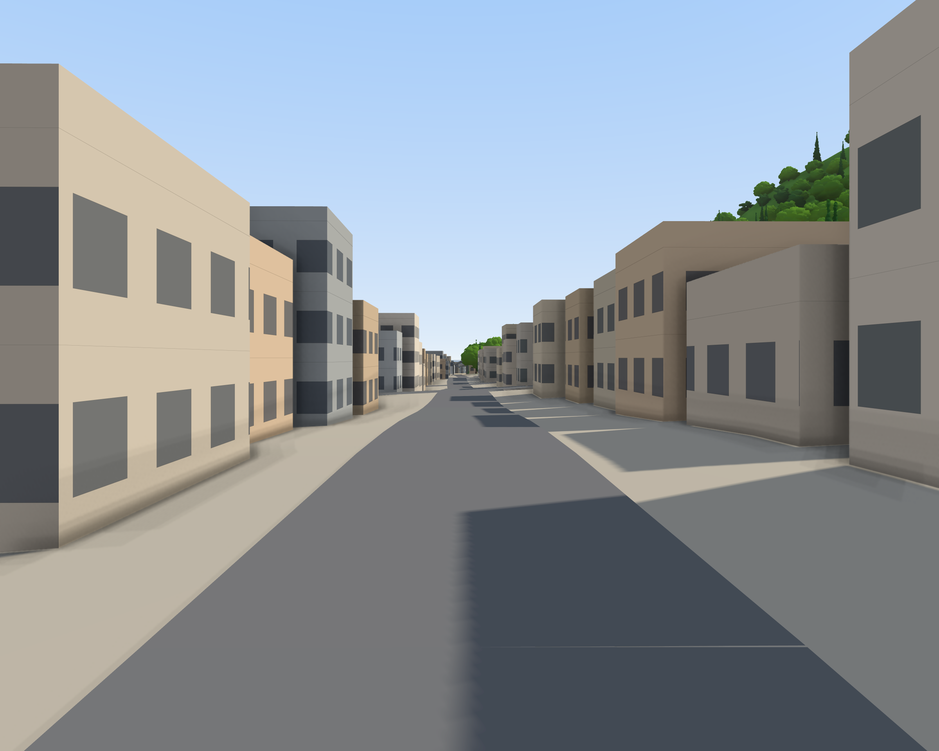
#> input picture browser/scene01_end.png, 939 x 751 px, shrunk from 2400 x 1919 before the run; its folder holds only this picture in this run
$ python crop16x9.py
#> lines starting #> are read from the running program, lines starting #| are printed output that depends on the picture
"""Centre-crop browser PNGs to 16:9 (full width) for Flow inputs and GT alignment."""
import sys, glob, os
from PIL import Image
src = "/workspace/new-exp/worldgacha/browser"; dst = "/workspace/new-exp/worldgacha/flow_inputs"
for p in sorted(glob.glob(f"{src}/scene??_start.png") + glob.glob(f"{src}/scene??_end.png")):
    o = os.path.join(dst, os.path.basename(p).replace(".png", "_16x9.png"))
    if os.path.exists(o): continue
    im = Image.open(p).convert("RGB"); w, h = im.size
#> after `w, h = im.size`: w = 939; h = 751
    nh = round(w * 9 / 16); top = (h - nh) // 2
#> after `nh = round(w * 9 / 16)`: nh = 528
#> after `top = (h - nh) // 2`: top = 111
    if nh > h: nw = round(h * 16 / 9); left = (w - nw) // 2; im = im.crop((left, 0, left + nw, h))
    else: im = im.crop((0, top, w, top + nh))
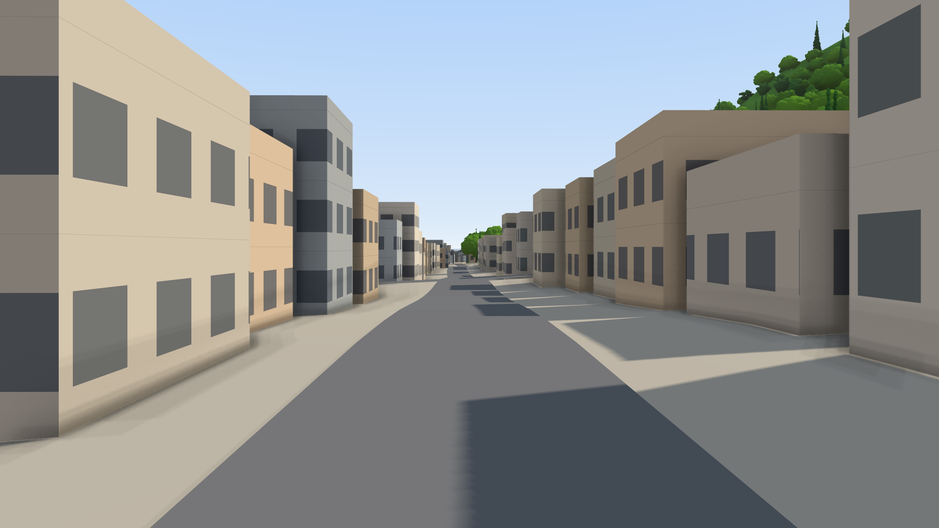
#> im: PIL image 939x528 RGB; mean R, G, B 140.1, 142.6, 143
    im.save(o); print(o, im.size)
#| /workspace/new-exp/worldgacha/flow_inputs/scene01_end_16x9.png (939, 528)

$ run again, on browser/scene02_start.png
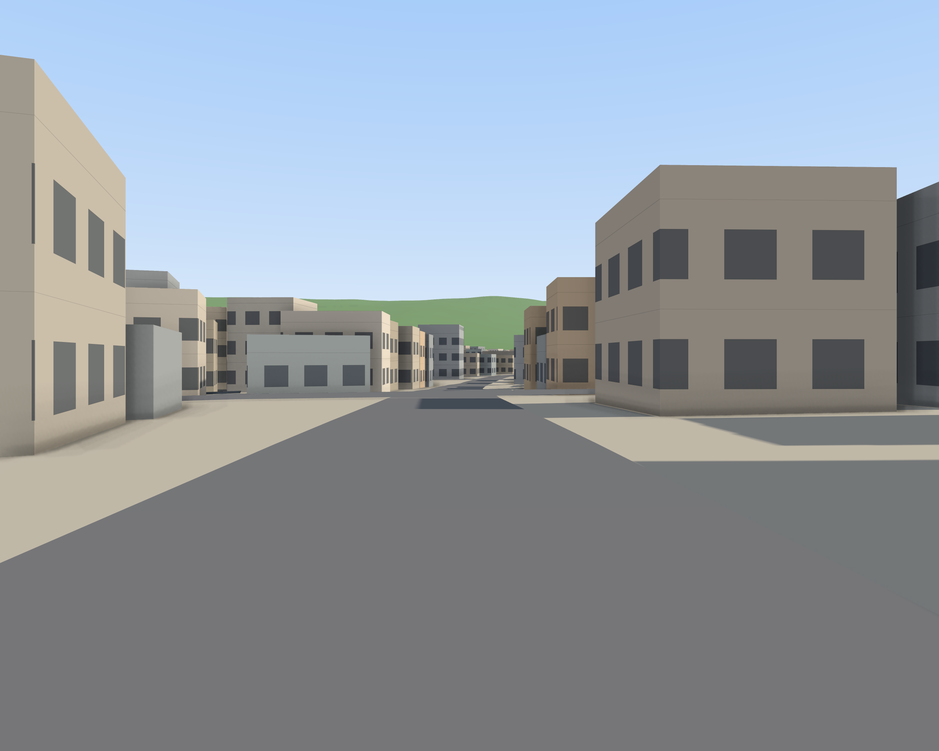
#> input picture browser/scene02_start.png, 939 x 751 px, shrunk from 2400 x 1919 before the run
#> `else: im = im.crop((0, top, w, top + nh))`:
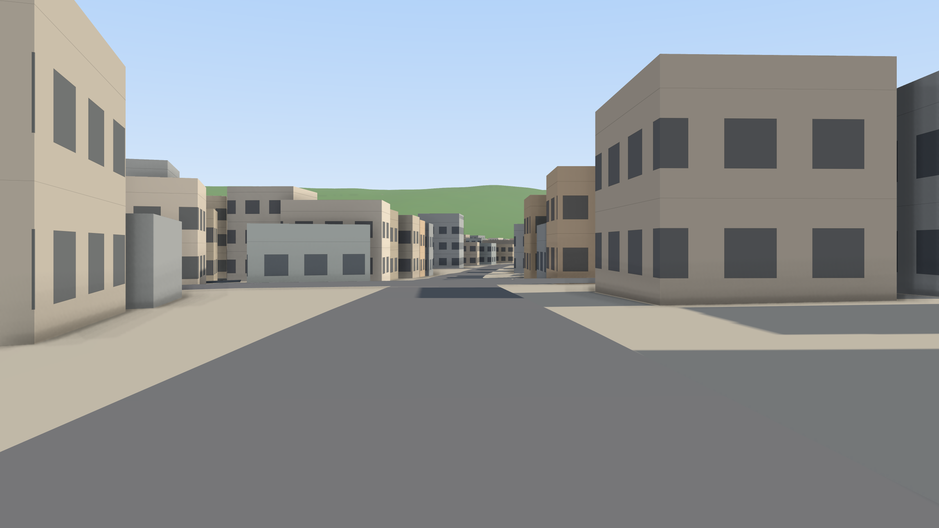
#> im: PIL image 939x528 RGB; mean R, G, B 143.9, 148.2, 151.3
#| /workspace/new-exp/worldgacha/flow_inputs/scene02_start_16x9.png (939, 528)

$ run again, on browser/scene03_end.png
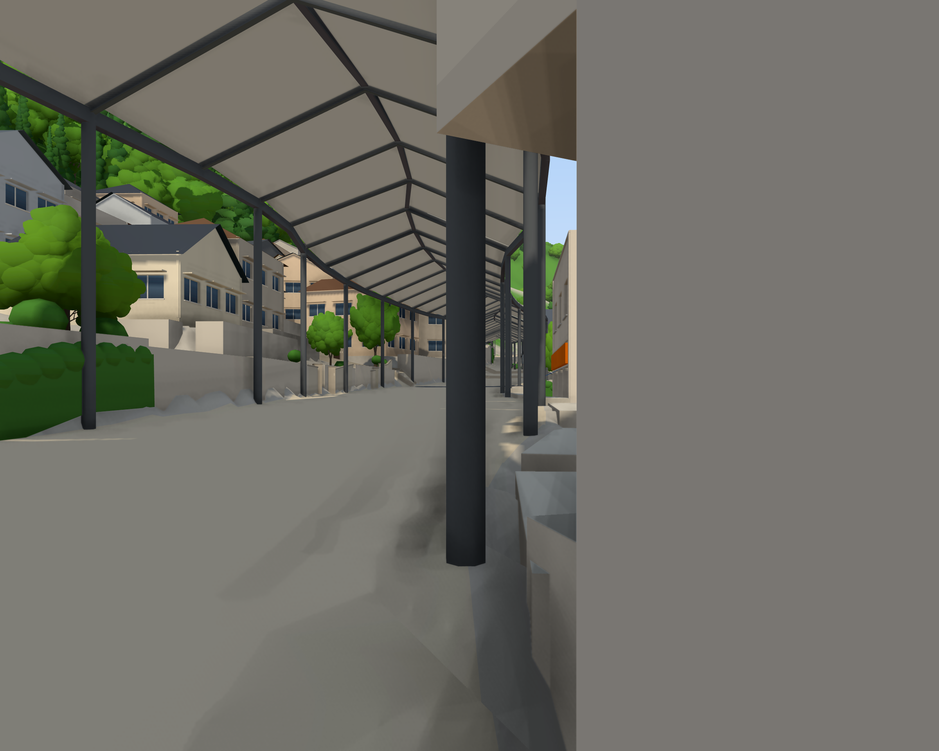
#> input picture browser/scene03_end.png, 939 x 751 px, shrunk from 2400 x 1919 before the run
#> `else: im = im.crop((0, top, w, top + nh))`:
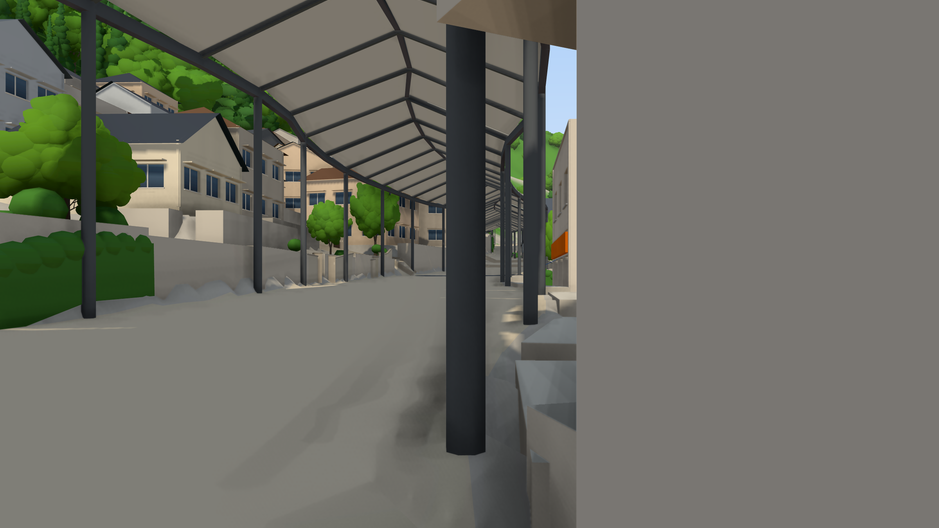
#> im: PIL image 939x528 RGB; mean R, G, B 107.4, 108.2, 98.9
#| /workspace/new-exp/worldgacha/flow_inputs/scene03_end_16x9.png (939, 528)

$ run again, on browser/scene03_start.png
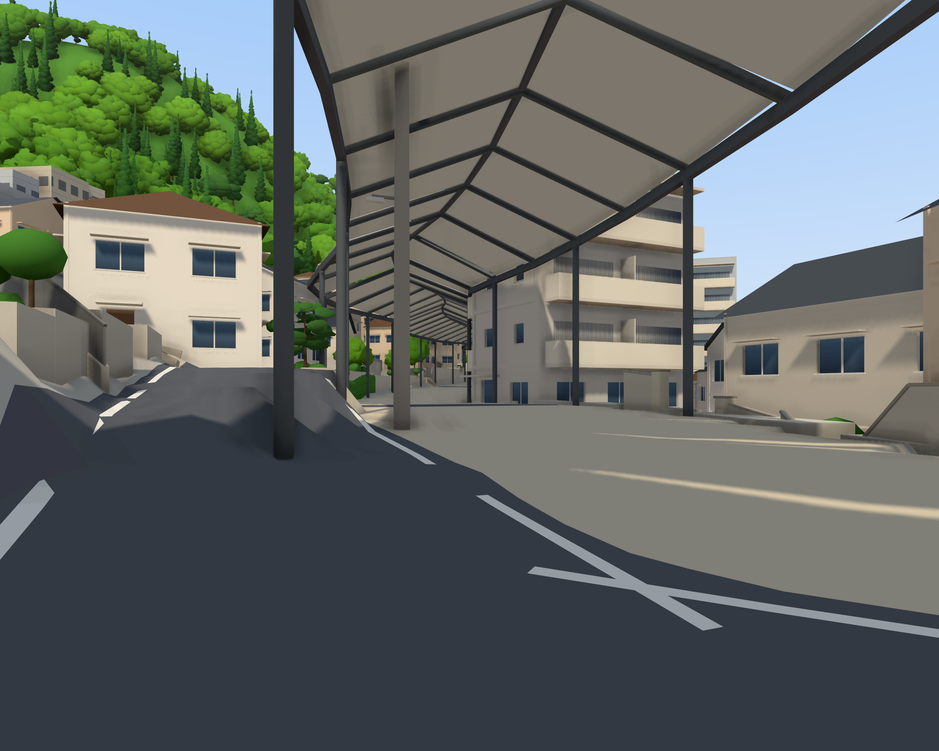
#> input picture browser/scene03_start.png, 939 x 751 px, shrunk from 2400 x 1919 before the run
#> `else: im = im.crop((0, top, w, top + nh))`:
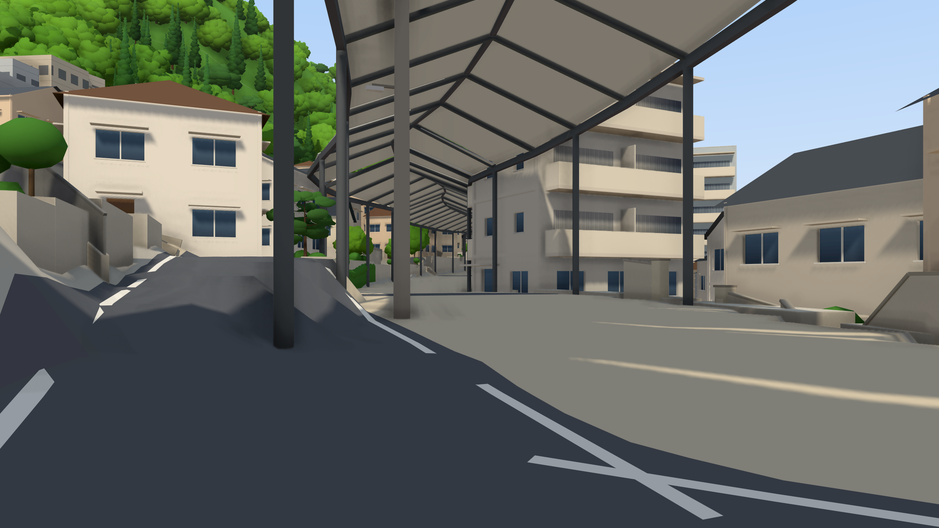
#> im: PIL image 939x528 RGB; mean R, G, B 102.6, 106.7, 102.5
#| /workspace/new-exp/worldgacha/flow_inputs/scene03_start_16x9.png (939, 528)

$ run again, on browser/scene01_start.png
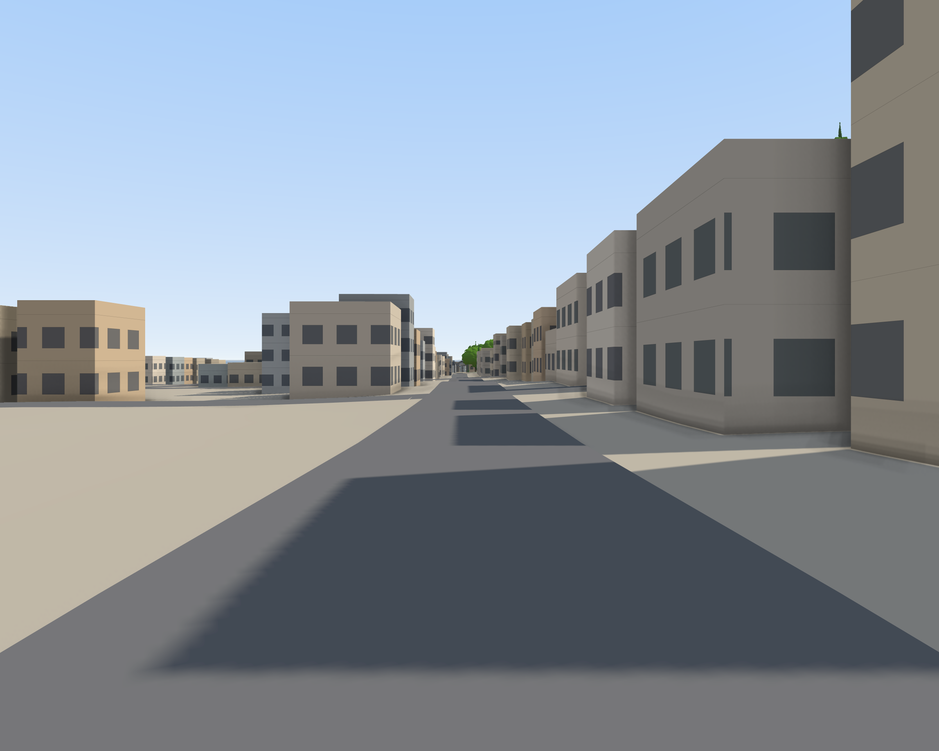
#> input picture browser/scene01_start.png, 939 x 751 px, shrunk from 2400 x 1919 before the run
#> `else: im = im.crop((0, top, w, top + nh))`:
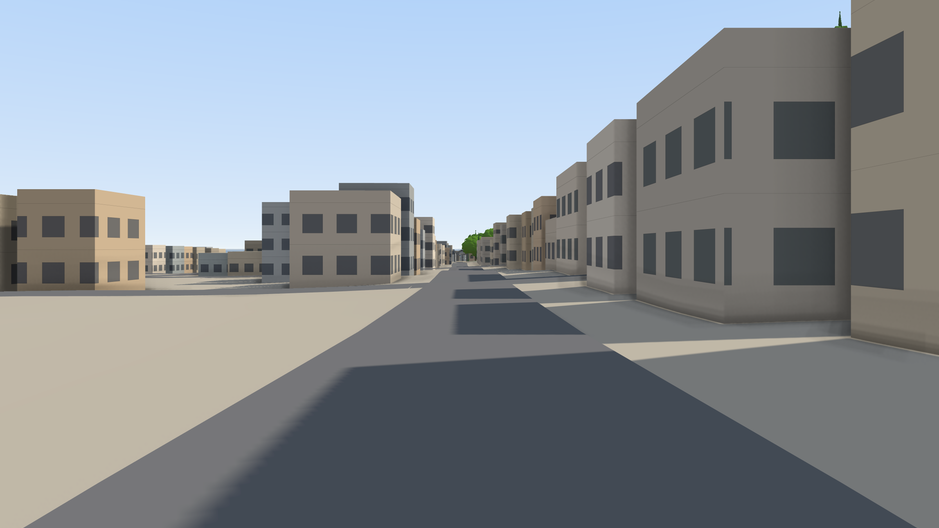
#> im: PIL image 939x528 RGB; mean R, G, B 136.1, 142.7, 149.1
#| /workspace/new-exp/worldgacha/flow_inputs/scene01_start_16x9.png (939, 528)
